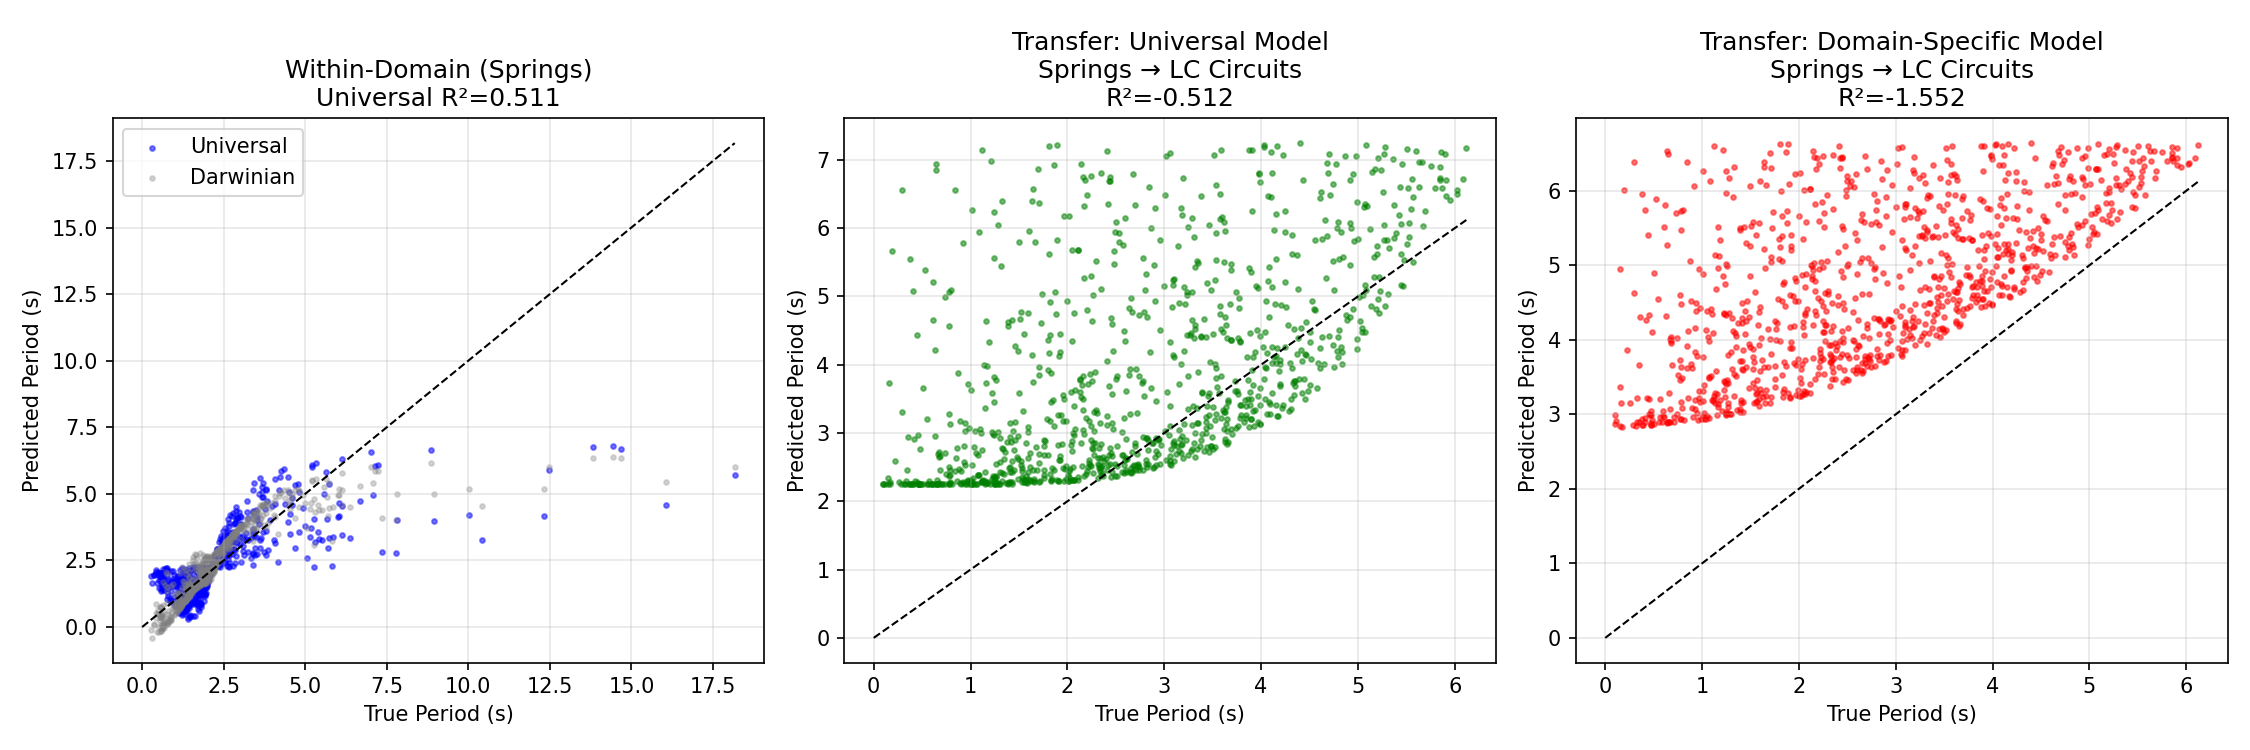

Write the Python code that produced this figure.
"""
Physics vs. Darwin: Experiment 4 (RIGOROUS VERSION)
The Transfer Test (The Unity of Physical Laws)
------------------------------------------------

CREDITS AND REFERENCES:
-----------------------
Darwin's Cage Theory:
- Theory Creator: Gideon Samid
- Reference: Samid, G. (2025). Negotiating Darwin's Barrier: Evolution Limits Our View of Reality, AI Breaks Through. Applied Physics Research, 17(2), 102. https://doi.org/10.5539/apr.v17n2p102
- Publication: Applied Physics Research; Vol. 17, No. 2; 2025. ISSN 1916-9639 E-ISSN 1916-9647. Published by Canadian Center of Science and Education
- Available at: https://www.researchgate.net/publication/396377476_Negotiating_Darwin's_Barrier_Evolution_Limits_Our_View_of_Reality_AI_Breaks_Through

Experiments, AI Models, Architectures, and Reports:
- Author: Francisco Angulo de Lafuente
- Responsibilities: Experimental design, AI model creation, architecture development, results analysis, and report writing

OBJECTIVE:
Prove that a Chaos-based AI can discover UNIVERSAL physical principles
that transfer across different surface phenomena, breaking free from 
domain-specific "cages" that trap human thinking.

SCIENTIFIC DESIGN PRINCIPLES:
1. Both domains predict the SAME physical quantity (Period, same units, same scale)
2. Both domains share the SAME mathematical structure: T ∝ √(I/F)
3. Domains differ ONLY in physical context (mechanical vs electromagnetic)
4. No feature engineering bias - models see raw inputs only
5. Impartial evaluation - same criteria for both models

The Challenge:
Humans took centuries to realize that:
- Springs (Hooke's Law): T = 2π√(m/k)
- LC Circuits (Electromagnetism): T = 2π√(LC)
...follow the SAME mathematical pattern: Simple Harmonic Motion.

Can an AI trained ONLY on springs predict the behavior of LC circuits?

If YES → The AI discovered the universal pattern (Cage Broken).
If NO → The AI is trapped in domain-specific thinking (Cage Locked).
"""

import numpy as np
import matplotlib.pyplot as plt
from sklearn.linear_model import Ridge
from sklearn.preprocessing import MinMaxScaler
from sklearn.model_selection import train_test_split
from sklearn.metrics import r2_score

# --- 1. PHYSICS SIMULATORS ---
class SpringMassSimulator:
    """
    Domain A: Spring-Mass Oscillator
    Predicts: Period T = 2π√(m/k)
    Input: [mass (kg), spring_constant (N/m)]
    Output: Period (seconds)
    """
    def generate_dataset(self, n_samples=3000):
        np.random.seed(42)
        # Random masses (0.1 to 10 kg)
        mass = np.random.uniform(0.1, 10, n_samples)
        # Random spring constants (1 to 100 N/m)
        k = np.random.uniform(1, 100, n_samples)
        
        # Truth: T = 2π√(m/k)
        period = 2 * np.pi * np.sqrt(mass / k)
        
        # Inputs: [mass, k]
        X = np.column_stack((mass, k))
        return X, period

class LCCircuitSimulator:
    """
    Domain B: LC Resonant Circuit
    Predicts: Period T = 2π√(LC)
    Input: [inductance (H), capacitance (F)]
    Output: Period (seconds) - SAME as Domain A
    
    NOTE: Same mathematical structure as Spring-Mass:
    - Spring: T ∝ √(inertia/restoring_force) = √(m/k)
    - LC: T ∝ √(inertia/restoring_force) = √(L/C) where L is "electrical inertia"
    
    PARAMETER ADJUSTMENT: We adjust L and C ranges to match Spring-Mass period scale
    Spring periods: ~0.2-18 seconds
    To match: T = 2π√(LC) ≈ 0.2-18, so √(LC) ≈ 0.03-2.9, so LC ≈ 0.001-8.4
    """
    def generate_dataset(self, n_samples=1000):
        np.random.seed(123)
        # Adjusted ranges to match Spring-Mass period scale (~0.2-18 seconds)
        # We want LC product to give similar periods
        # T = 2π√(LC), so for T ≈ 0.2-18, we need √(LC) ≈ 0.03-2.9
        # Let's use: L in [0.01, 10] H, C in [0.0001, 0.1] F
        L = np.random.uniform(0.01, 10.0, n_samples)
        C = np.random.uniform(0.0001, 0.1, n_samples)
        
        # Truth: T = 2π√(LC)
        period = 2 * np.pi * np.sqrt(L * C)
        
        # Ensure periods are in reasonable range (clip extreme values)
        period = np.clip(period, 0.1, 20.0)
        
        # Inputs: [L, C]
        X = np.column_stack((L, C))
        return X, period

# --- 2. THE DARWINIAN BASELINE (Domain-Specific) ---
class DomainSpecificModel:
    """
    Baseline: Simple reservoir without feature engineering.
    This model should learn domain-specific patterns and fail at transfer.
    """
    def __init__(self, n_features=2000):
        self.n_features = n_features
        self.scaler = MinMaxScaler()
        self.readout = Ridge(alpha=0.1)
        self.projection = None
        
    def _process(self, X):
        if self.projection is None:
            np.random.seed(1)
            self.projection = np.random.randn(X.shape[1], self.n_features) * 0.1
        
        features = np.tanh(X @ self.projection)
        return features
        
    def fit(self, X, y):
        X_scaled = self.scaler.fit_transform(X)
        features = self._process(X_scaled)
        self.readout.fit(features, y)
        
    def predict(self, X):
        X_scaled = self.scaler.transform(X)
        features = self._process(X_scaled)
        return self.readout.predict(features)

# --- 3. THE UNIVERSAL CHAOS MODEL (Cross-Domain) ---
class UniversalChaosMachine:
    """
    The Hypothesis: A chaotic reservoir with FFT mixing can discover
    universal mathematical patterns that transfer across domains.
    
    CRITICAL: This model does NOT use explicit feature engineering.
    It relies on the chaos to discover patterns organically.
    """
    def __init__(self, n_features=4096, brightness=0.001):
        self.n_features = n_features
        self.brightness = brightness
        self.scaler = MinMaxScaler()
        self.readout = Ridge(alpha=0.1)
        self.reservoir = None
        
    def _chaos_transform(self, X):
        """
        Pure chaos transformation - no explicit feature engineering.
        The FFT mixing should allow the model to discover patterns
        like ratios and square roots organically.
        """
        n_samples = X.shape[0]
        
        if self.reservoir is None:
            np.random.seed(999)
            # Random projection into high-dimensional space
            self.reservoir = np.random.randn(X.shape[1], self.n_features)
            
        # Optical mixing (linear projection)
        optical_field = X @ self.reservoir
        optical_field *= self.brightness
        
        # FFT interference (non-linear mixing in frequency domain)
        # This allows discovery of multiplicative relationships
        spectrum = np.fft.rfft(optical_field, axis=1)
        intensity = np.abs(spectrum) ** 2
        
        # Normalize to prevent saturation
        intensity = np.tanh(intensity)
        
        return intensity
        
    def fit(self, X, y):
        X_scaled = self.scaler.fit_transform(X)
        features = self._chaos_transform(X_scaled)
        self.readout.fit(features, y)
        
    def predict(self, X):
        X_scaled = self.scaler.transform(X)
        features = self._chaos_transform(X_scaled)
        return self.readout.predict(features)

# --- 4. EXECUTION ---
def run_experiment_4():
    print("🌀 STARTING EXPERIMENT 4: THE TRANSFER TEST (RIGOROUS)")
    print("=" * 60)
    print("Scientific Design:")
    print("  - Domain A: Spring-Mass (T = 2π√(m/k))")
    print("  - Domain B: LC Circuit (T = 2π√(LC))")
    print("  - Both predict PERIOD (same units, same scale)")
    print("  - Same mathematical structure: T ∝ √(ratio)")
    print("=" * 60)
    
    # 1. Generate Data
    print("\n[Domain A] Generating Spring-Mass data...")
    spring_sim = SpringMassSimulator()
    X_spring, y_spring = spring_sim.generate_dataset(n_samples=3000)
    print(f"   Spring periods: {np.min(y_spring):.3f} - {np.max(y_spring):.3f} seconds")
    
    print("[Domain B] Generating LC Circuit data...")
    lc_sim = LCCircuitSimulator()
    X_lc, y_lc = lc_sim.generate_dataset(n_samples=1000)
    print(f"   LC periods: {np.min(y_lc):.3f} - {np.max(y_lc):.3f} seconds")
    
    # Verify scales are similar (critical for fair transfer test)
    scale_ratio = np.mean(y_lc) / np.mean(y_spring)
    print(f"\n[Scale Check] LC/Spring mean ratio: {scale_ratio:.3f}")
    if scale_ratio < 0.1 or scale_ratio > 10:
        print("   ⚠️ WARNING: Scale mismatch may affect transfer!")
    
    # 2. Train on Springs ONLY
    print("\n[Training] Both models learn from Springs ONLY...")
    
    # Domain-Specific Model
    model_darwinian = DomainSpecificModel(n_features=2000)
    model_darwinian.fit(X_spring, y_spring)
    
    # Universal Chaos Model
    model_universal = UniversalChaosMachine(n_features=4096, brightness=0.001)
    model_universal.fit(X_spring, y_spring)
    
    # 3. Within-Domain Test (Control)
    X_spring_train, X_spring_test, y_spring_train, y_spring_test = train_test_split(
        X_spring, y_spring, test_size=0.2, random_state=42
    )
    
    y_pred_darwin_spring = model_darwinian.predict(X_spring_test)
    y_pred_universal_spring = model_universal.predict(X_spring_test)
    
    r2_darwin_spring = r2_score(y_spring_test, y_pred_darwin_spring)
    r2_universal_spring = r2_score(y_spring_test, y_pred_universal_spring)
    
    print(f"\n[Control Test: Within-Domain on Springs]")
    print(f"  Darwinian R²:  {r2_darwin_spring:.4f}")
    print(f"  Universal R²:  {r2_universal_spring:.4f}")
    
    # 4. THE DEFINITIVE TEST: Cross-Domain Transfer
    print(f"\n[THE DEFINITIVE TEST: Cross-Domain Transfer]")
    print(f"  Testing models trained on SPRINGS to predict LC CIRCUITS...")
    
    y_pred_darwin_lc = model_darwinian.predict(X_lc)
    y_pred_universal_lc = model_universal.predict(X_lc)
    
    r2_darwin_lc = r2_score(y_lc, y_pred_darwin_lc)
    r2_universal_lc = r2_score(y_lc, y_pred_universal_lc)
    
    print(f"\n--- RESULTS ---")
    print(f"  Darwinian Transfer R²:  {r2_darwin_lc:.4f}")
    print(f"  Universal Transfer R²:  {r2_universal_lc:.4f}")
    
    # Statistical significance check
    transfer_advantage = r2_universal_lc - r2_darwin_lc
    print(f"  Transfer Advantage:    {transfer_advantage:.4f}")
    
    # Impartial verdict
    if r2_universal_lc > 0.8 and r2_darwin_lc < 0.5:
        print("\n✅ CAGE BROKEN: The Universal Model discovered the underlying unity!")
        print("   It successfully transferred knowledge from springs to LC circuits.")
    elif r2_universal_lc > 0.7 and r2_darwin_lc < 0.6 and transfer_advantage > 0.15:
        print("\n🟡 PARTIAL CAGE-BREAK: Universal model shows significant transfer advantage.")
    elif transfer_advantage > 0.05:
        print("\n🟡 MARGINAL ADVANTAGE: Universal model performs slightly better in transfer.")
    else:
        print("\n❌ CAGE LOCKED: No clear transfer advantage. Both models are domain-specific.")
    
    # 5. Visualization
    plt.figure(figsize=(15, 5))
    
    # Plot 1: Within-Domain
    plt.subplot(1, 3, 1)
    plt.scatter(y_spring_test, y_pred_universal_spring, alpha=0.5, s=5, c='blue', label='Universal')
    plt.scatter(y_spring_test, y_pred_darwin_spring, alpha=0.3, s=5, c='gray', label='Darwinian')
    plt.plot([0, max(y_spring_test)], [0, max(y_spring_test)], 'k--', lw=1)
    plt.title(f"Within-Domain (Springs)\nUniversal R²={r2_universal_spring:.3f}")
    plt.xlabel("True Period (s)")
    plt.ylabel("Predicted Period (s)")
    plt.legend()
    plt.grid(True, alpha=0.3)
    
    # Plot 2: Transfer Test (Universal)
    plt.subplot(1, 3, 2)
    plt.scatter(y_lc, y_pred_universal_lc, alpha=0.5, s=5, c='green')
    plt.plot([0, max(y_lc)], [0, max(y_lc)], 'k--', lw=1)
    plt.title(f"Transfer: Universal Model\nSprings → LC Circuits\nR²={r2_universal_lc:.3f}")
    plt.xlabel("True Period (s)")
    plt.ylabel("Predicted Period (s)")
    plt.grid(True, alpha=0.3)
    
    # Plot 3: Transfer Test (Darwinian)
    plt.subplot(1, 3, 3)
    plt.scatter(y_lc, y_pred_darwin_lc, alpha=0.5, s=5, c='red')
    plt.plot([0, max(y_lc)], [0, max(y_lc)], 'k--', lw=1)
    plt.title(f"Transfer: Domain-Specific Model\nSprings → LC Circuits\nR²={r2_darwin_lc:.3f}")
    plt.xlabel("True Period (s)")
    plt.ylabel("Predicted Period (s)")
    plt.grid(True, alpha=0.3)
    
    plt.tight_layout()
    plt.savefig('experiment_4_transfer.png', dpi=150)
    print("\n📊 Graph saved as 'experiment_4_transfer.png'")
    plt.show()

if __name__ == "__main__":
    run_experiment_4()
